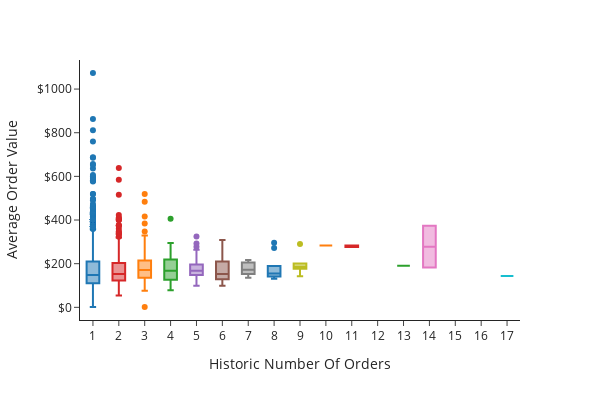

Notebook cell for this chart:
### Markdown cell above
### Next, I generated a boxplot to visualize the scatter (spread) of Average Order Value, aggregated by Historic Number Of Orders per customer.

### Code cell
# Generate an interactive boxplot:
box_fig = px.box(data_frame = df,
       y = 'Average Order Value',
       x = 'Historic Number Of Orders',
       width=600, height=400,
      title='',
                 template="simple_white",
                color='Historic Number Of Orders'
                )

box_fig.update_xaxes(dtick=1)
box_fig.update_yaxes(tickprefix="$")

box_fig.layout.update(showlegend=False) 

box_fig.show()

# box_fig.write_html("/Users/cea/Desktop/avgval_x_orders.html")

### Figure 1 — Plotly figure (JSON) as saved in the notebook; plotly's stock layout.template omitted (floating-point values rounded to 4 significant figures; data arrays with more than 128 entries replaced by an {"elided": "..."} marker saying what was removed)
{"data": [{"alignmentgroup": "True", "hovertemplate": "Historic Number Of Orders=%{x}<br>Average Order Value=%{y}<extra></extra>", "legendgroup": "1.0", "marker": {"color": "#1F77B4"}, "name": "1.0", "notched": false, "offsetgroup": "1.0", "orientation": "v", "showlegend": true, "type": "box", "x": {"elided": "1948 int values"}, "x0": " ", "xaxis": "x", "y": {"elided": "1948 float values"}, "y0": " ", "yaxis": "y"}, {"alignmentgroup": "True", "hovertemplate": "Historic Number Of Orders=%{x}<br>Average Order Value=%{y}<extra></extra>", "legendgroup": "3.0", "marker": {"color": "#FF7F0E"}, "name": "3.0", "notched": false, "offsetgroup": "3.0", "orientation": "v", "showlegend": true, "type": "box", "x": {"elided": "186 int values"}, "x0": " ", "xaxis": "x", "y": {"elided": "186 float values"}, "y0": " ", "yaxis": "y"}, {"alignmentgroup": "True", "hovertemplate": "Historic Number Of Orders=%{x}<br>Average Order Value=%{y}<extra></extra>", "legendgroup": "4.0", "marker": {"color": "#2CA02C"}, "name": "4.0", "notched": false, "offsetgroup": "4.0", "orientation": "v", "showlegend": true, "type": "box", "x": [4, 4, 4, 4, 4, 4, 4, 4, 4, 4, 4, 4, 4, 4, 4, 4, 4, 4, 4, 4, 4, 4, 4, 4, 4, 4, 4, 4, 4, 4, 4, 4, 4, 4, 4, 4, 4, 4, 4, 4, 4, 4, 4, 4, 4, 4, 4, 4, 4, 4, 4, 4, 4, 4, 4, 4, 4, 4, 4, 4, 4, 4, 4, 4, 4, 4, 4, 4, 4, 4, 4, 4, 4, 4, 4, 4, 4, 4, 4, 4, 4, 4, 4, 4, 4, 4, 4, 4, 4, 4, 4], "x0": " ", "xaxis": "x", "y": [245.6, 170.9, 184.2, 200.7, 219.9, 199.1, 149.4, 126.4, 267.2, 169.1, 247.8, 145.6, 177.4, 125.9, 228.6, 156.4, 78.4, 266.8, 154.1, 184.9, 232.3, 150.2, 206.0, 244.3, 273.6, 167.7, 219.1, 84.84, 117.1, 212.7, 282.1, 87.16, 167.3, 228.8, 90.33, 255.2, 190.2, 115.2, 294.9, 199.3, 406.4, 178.1, 257.2, 224.2, 163.0, 139.1, 159.8, 150.4, 222.2, 239.0, 161.7, 109.8, 250.5, 185.4, 194.4, 136.3, 95.2, 205.4, 255.9, 149.7, 161.7, 105.9, 141.1, 123.4, 148.8, 125.6, 117.5, 131, 241.5, 119.7, 102.3, 212, 190.5, 118.5, 117.8, 94.7, 217.1, 117.6, 157.7, 151.0, 159.9, 108.5, 203.1, 114.9, 134.9, 167.8, 121.3, 108.2, 156.1, 182.7, 274.9], "y0": " ", "yaxis": "y"}, {"alignmentgroup": "True", "hovertemplate": "Historic Number Of Orders=%{x}<br>Average Order Value=%{y}<extra></extra>", "legendgroup": "2.0", "marker": {"color": "#D62728"}, "name": "2.0", "notched": false, "offsetgroup": "2.0", "orientation": "v", "showlegend": true, "type": "box", "x": {"elided": "475 int values"}, "x0": " ", "xaxis": "x", "y": {"elided": "475 float values"}, "y0": " ", "yaxis": "y"}, {"alignmentgroup": "True", "hovertemplate": "Historic Number Of Orders=%{x}<br>Average Order Value=%{y}<extra></extra>", "legendgroup": "5.0", "marker": {"color": "#9467BD"}, "name": "5.0", "notched": false, "offsetgroup": "5.0", "orientation": "v", "showlegend": true, "type": "box", "x": [5, 5, 5, 5, 5, 5, 5, 5, 5, 5, 5, 5, 5, 5, 5, 5, 5, 5, 5, 5, 5, 5, 5, 5, 5, 5, 5, 5, 5, 5, 5, 5, 5, 5, 5, 5, 5, 5, 5, 5, 5, 5, 5], "x0": " ", "xaxis": "x", "y": [139.8, 144.2, 277.7, 165.8, 170.1, 204.1, 132.7, 167.1, 184.6, 153.6, 174.9, 162.9, 149.9, 324.9, 132.2, 148.2, 154.2, 263.9, 140.6, 107.7, 125.7, 292.4, 210.4, 171.4, 195.8, 236.7, 196.2, 179.9, 209.4, 222.8, 185.8, 185.3, 160.2, 130.3, 150.5, 213.8, 130.5, 186.4, 156.0, 154.6, 170.1, 154.1, 98.78], "y0": " ", "yaxis": "y"}, {"alignmentgroup": "True", "hovertemplate": "Historic Number Of Orders=%{x}<br>Average Order Value=%{y}<extra></extra>", "legendgroup": "6.0", "marker": {"color": "#8C564B"}, "name": "6.0", "notched": false, "offsetgroup": "6.0", "orientation": "v", "showlegend": true, "type": "box", "x": [6, 6, 6, 6, 6, 6, 6, 6, 6, 6, 6, 6, 6, 6, 6, 6, 6, 6, 6, 6, 6, 6, 6, 6, 6, 6, 6, 6, 6], "x0": " ", "xaxis": "x", "y": [133.2, 125.8, 128.9, 261.6, 308.4, 99.41, 151.7, 123.8, 122.9, 126.7, 147.8, 206.7, 264.2, 160.2, 219.2, 145, 149.2, 236.2, 177.2, 172.9, 111.6, 171.7, 152.1, 135.1, 170.1, 123.3, 177.2, 238.4, 225.2], "y0": " ", "yaxis": "y"}, {"alignmentgroup": "True", "hovertemplate": "Historic Number Of Orders=%{x}<br>Average Order Value=%{y}<extra></extra>", "legendgroup": "14.0", "marker": {"color": "#E377C2"}, "name": "14.0", "notched": false, "offsetgroup": "14.0", "orientation": "v", "showlegend": true, "type": "box", "x": [14, 14], "x0": " ", "xaxis": "x", "y": [182.4, 373.5], "y0": " ", "yaxis": "y"}, {"alignmentgroup": "True", "hovertemplate": "Historic Number Of Orders=%{x}<br>Average Order Value=%{y}<extra></extra>", "legendgroup": "7.0", "marker": {"color": "#7F7F7F"}, "name": "7.0", "notched": false, "offsetgroup": "7.0", "orientation": "v", "showlegend": true, "type": "box", "x": [7, 7, 7, 7, 7, 7, 7, 7, 7, 7, 7, 7, 7, 7], "x0": " ", "xaxis": "x", "y": [153.1, 163.3, 182.7, 216.5, 181.1, 205.8, 209.6, 143.9, 152.3, 142.2, 135.9, 180.1, 206.0, 159.2], "y0": " ", "yaxis": "y"}, {"alignmentgroup": "True", "hovertemplate": "Historic Number Of Orders=%{x}<br>Average Order Value=%{y}<extra></extra>", "legendgroup": "9.0", "marker": {"color": "#BCBD22"}, "name": "9.0", "notched": false, "offsetgroup": "9.0", "orientation": "v", "showlegend": true, "type": "box", "x": [9, 9, 9, 9, 9, 9], "x0": " ", "xaxis": "x", "y": [142.9, 185.8, 176.9, 200.8, 289.9, 185.9], "y0": " ", "yaxis": "y"}, {"alignmentgroup": "True", "hovertemplate": "Historic Number Of Orders=%{x}<br>Average Order Value=%{y}<extra></extra>", "legendgroup": "17.0", "marker": {"color": "#17BECF"}, "name": "17.0", "notched": false, "offsetgroup": "17.0", "orientation": "v", "showlegend": true, "type": "box", "x": [17], "x0": " ", "xaxis": "x", "y": [143.6], "y0": " ", "yaxis": "y"}, {"alignmentgroup": "True", "hovertemplate": "Historic Number Of Orders=%{x}<br>Average Order Value=%{y}<extra></extra>", "legendgroup": "8.0", "marker": {"color": "#1F77B4"}, "name": "8.0", "notched": false, "offsetgroup": "8.0", "orientation": "v", "showlegend": true, "type": "box", "x": [8, 8, 8, 8, 8, 8, 8, 8, 8, 8], "x0": " ", "xaxis": "x", "y": [130.7, 188.0, 152.8, 139.1, 141.1, 189.6, 295.8, 271.4, 149.3, 156.8], "y0": " ", "yaxis": "y"}, {"alignmentgroup": "True", "hovertemplate": "Historic Number Of Orders=%{x}<br>Average Order Value=%{y}<extra></extra>", "legendgroup": "10.0", "marker": {"color": "#FF7F0E"}, "name": "10.0", "notched": false, "offsetgroup": "10.0", "orientation": "v", "showlegend": true, "type": "box", "x": [10], "x0": " ", "xaxis": "x", "y": [283.7], "y0": " ", "yaxis": "y"}, {"alignmentgroup": "True", "hovertemplate": "Historic Number Of Orders=%{x}<br>Average Order Value=%{y}<extra></extra>", "legendgroup": "13.0", "marker": {"color": "#2CA02C"}, "name": "13.0", "notched": false, "offsetgroup": "13.0", "orientation": "v", "showlegend": true, "type": "box", "x": [13], "x0": " ", "xaxis": "x", "y": [190.6], "y0": " ", "yaxis": "y"}, {"alignmentgroup": "True", "hovertemplate": "Historic Number Of Orders=%{x}<br>Average Order Value=%{y}<extra></extra>", "legendgroup": "11.0", "marker": {"color": "#D62728"}, "name": "11.0", "notched": false, "offsetgroup": "11.0", "orientation": "v", "showlegend": true, "type": "box", "x": [11, 11], "x0": " ", "xaxis": "x", "y": [276.3, 283.4], "y0": " ", "yaxis": "y"}], "layout": {"boxmode": "overlay", "height": 400, "legend": {"title": {"text": "Historic Number Of Orders"}, "tracegroupgap": 0}, "margin": {"t": 60}, "showlegend": false, "width": 600, "xaxis": {"anchor": "y", "categoryarray": [1, 3, 4, 2, 5, 6, 14, 7, 9, 17, 8, 10, 13, 11], "categoryorder": "array", "domain": [0, 1], "dtick": 1, "title": {"text": "Historic Number Of Orders"}}, "yaxis": {"anchor": "x", "domain": [0, 1], "tickprefix": "$", "title": {"text": "Average Order Value"}}}}
